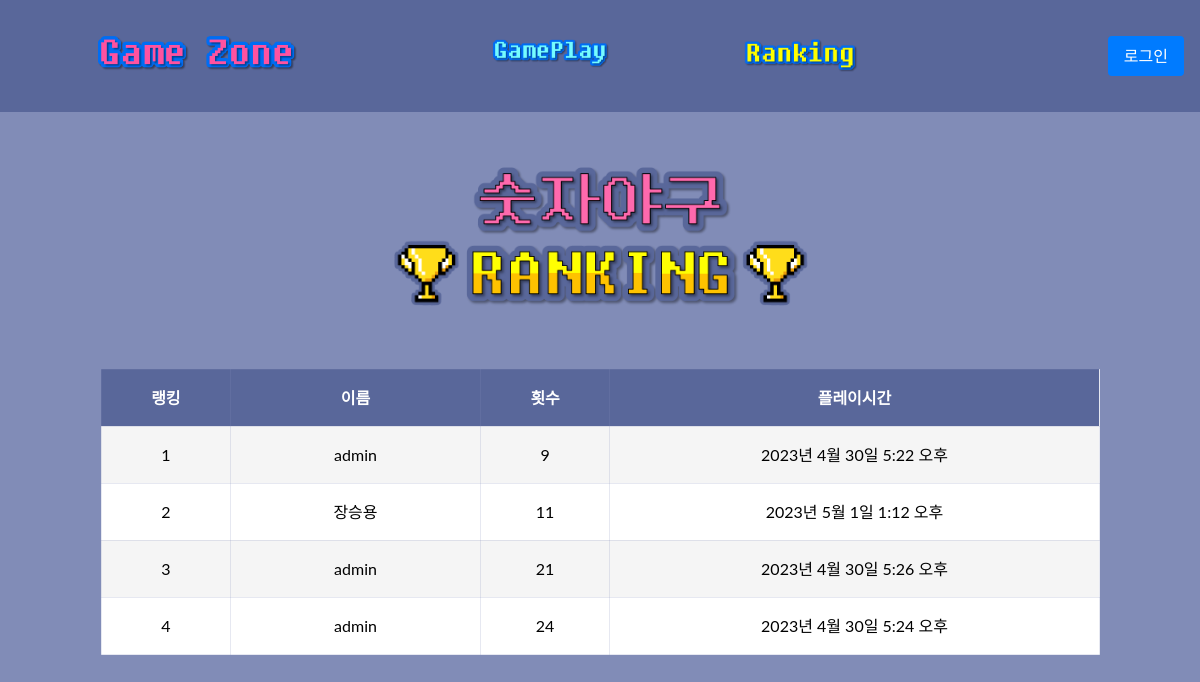
Page /baseball/ on the committed database.
### baseball/models.py (models this page shows, shortened)
class Guess(models.Model):
    userid = models.ForeignKey(User, on_delete=models.CASCADE)
    success_date = models.DateTimeField()
    count = models.IntegerField()
    number = models.CharField(max_length =4)
    result = models.CharField(max_length =20)
    @property
    def number(self):
        return self.number
    @property
    def result(self):
        return self.result
    class Meta: # 클래스에 대한 정보
        verbose_name = '랭킹'
        verbose_name_plural = '랭킹셋'
        ordering = ['count','-success_date'] # 1순위 : 카운트, 2순위 : 최근날짜

### baseball/views.py (the view)
# urls.py: path('', views.rankList.as_view(), name='rank'),
class rankList(ListView):
    model = Guess
    template_name = 'baseball/rank.html'

### baseball/templates/baseball/rank.html (shortened to what this page needs)
{% extends "base_menu.html" %}
{% load static %}
{% block explain_contents %}
    <div class="container">
			<header>
        <img src="{% static 'img/ranktitle.png' %}" width="40%">
			</header>
			<div class="wrapper">
				<table>
					<thead>
						<tr>
							<th width="13%">랭킹</th>
							<th width="25%">이름</th>
							<th width="13%">횟수</th>
                            <th width="55%">플레이시간</th>
						</tr>
					</thead>
					<tbody>
                    {% for rank in object_list|slice:":5" %}
                    <tr>
                        <td class="rank" align="center">{{ forloop.counter }}</td>
                        <td class="team"> {{ rank.userid.username }} </td>
                        <td class="points" align="center"> {{ rank.count }} </td>
                        <td class="up-down"> {{ rank.success_date }} </td>
                    </tr>
                    {% endfor %}
					</tbody>
				</table>
			</div>
		</div>
{% endblock explain_contents %}

### templates/base_menu.html (shortened to what this page needs)
{% extends "base_logo.html" %}
{% load static %}
{% block stylesheet %}
  <link rel="stylesheet" href="https://cdn.jsdelivr.net/npm/bootstrap@4.6.2/dist/css/bootstrap.min.css">
{% endblock stylesheet %}
{% block explain_menu %}
{% block explain_contents %}
{% endblock explain_contents %}
{% endblock explain_menu %}

### templates/base_logo.html (shortened to what this page needs)
<!DOCTYPE html>
{% load i18n static %}
<html lang="ko">
<head>
  <link rel="stylesheet" href="https://cdn.jsdelivr.net/npm/bootstrap@4.6.2/dist/css/bootstrap.min.css">
  {% block stylesheet %}{% endblock stylesheet %}
</head>
<body>
<nav class="navbar navbar-expand-sm">
  <a href="/"><img src="{% static 'img/logo.png' %}" alt="이미지" width="360" align="left"></a>
  <ul class="navbar-nav ">
    <div style="margin-left: 100px;">
    <li class="nav-item">
      <a href="{% url 'baseball:game' %}">
        <img src="{% static 'img/GamePlay btn.png' %}" alt="게임" width="150">
      </a>
    </li>
    </div>
    <div style="margin-left: 100px;">
    <li class="nav-item">
      <a href="{% url 'baseball:rank' %}">
        <img src="{% static 'img/Ranking Btn.png' %}" alt="랭킹" width="150">
      </a>
    </li>
    </div>
  </ul>
  <ul class="nav nav-pills ml-auto">
      <li class="nav-item" >
        {% if user.is_authenticated %}
          <a class="nav-link active" href="/accounts/logout">로그아웃</a>
        {% else %}
          <a class="nav-link active" href="/accounts/login">로그인</a>
        {% endif %}
      </li>
  </ul>
</nav>
  <br>
  {% block explain_menu %}
  {% endblock explain_menu %}
</body>
</html>

### templates/base_logo.html (style rules this page uses)
.navbar-expand-sm { background-color: #59679a; }
body { font-family: 'Lato', Arial, sans-serif; color: #000000; background: #818cb7; }

### baseball/templates/baseball/rank.html (style rules this page uses)
body { font-family: 'Lato', Arial, sans-serif; color: #000000; background: #818cb7; }
.container > header { margin: 0 auto; padding: 1em; text-align: center; }
.wrapper { line-height: 1.5em; margin: 0 auto; padding: 2em 0 3em; width: 90%; max-width: 2000px; overflow: hidden; }
table { border-collapse: collapse; width: 100%; background: #fff; }
table, td, th { border: 1px solid #000000; border-color : rgba(129, 140, 183, 0.2); }
th { background-color: #59679a; font-weight: bold; color: #fff; white-space: nowrap; }
td, th { padding: 1em 1.5em; text-align: center; }
tbody tr { color : #000000; }
tbody tr:nth-child(2n-1) { background-color: #f5f5f5; transition: all .125s ease-in-out; }
td.rank { text-transform: capitalize; text-align: center; }

### rows in the picture
Guess: userid.username "admin", count "9", success_date "2023년 4월 30일 5:22 오후"
Guess: userid.username "장승용", count "11", success_date "2023년 5월 1일 1:12 오후"
Guess: userid.username "admin", count "21", success_date "2023년 4월 30일 5:26 오후"
Guess: userid.username "admin", count "24", success_date "2023년 4월 30일 5:24 오후"
